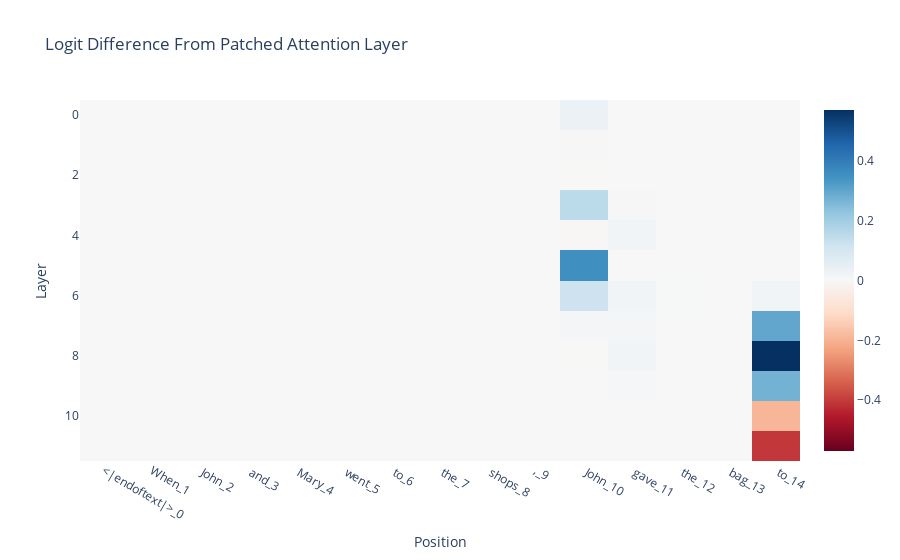

This figure's notebook cell:
### Markdown cell above
We see that several attention layers are significant but that, matching the residual stream results, early layers matter on the second subject token, and later layers matter on the final token, and layers essentially don't matter on any other token. Extremely localised! As with direct logit attribution, layer 9 is positive and layers 10 and 11 are not, suggesting that the late layers only matter for direct logit effects, but we also see that layers 7 and 8 matter significantly. Presumably these are the heads that move information about which name is duplicated from the second subject token to the final token.

### Code cell
imshow(
    patched_attn_diff,
    x=prompt_position_labels,
    title="Logit Difference From Patched Attention Layer",
    labels={"x": "Position", "y": "Layer"},
)

### Figure 1 — Plotly figure (JSON) as saved in the notebook; plotly's stock layout.template omitted (floating-point values rounded to 4 significant figures; data arrays with more than 128 entries replaced by an {"elided": "..."} marker saying what was removed)
{"data": [{"coloraxis": "coloraxis", "hovertemplate": "Position: %{x}<br>Layer: %{y}<br>color: %{z}<extra></extra>", "name": "0", "type": "heatmap", "x": ["<|endoftext|>_0", "When_1", " John_2", " and_3", " Mary_4", " went_5", " to_6", " the_7", " shops_8", ",_9", " John_10", " gave_11", " the_12", " bag_13", " to_14"], "xaxis": "x", "yaxis": "y", "z": {"elided": "12x15 float values"}}], "layout": {"coloraxis": {"cmid": 0, "colorscale": [[0, "rgb(103,0,31)"], [0.1, "rgb(178,24,43)"], [0.2, "rgb(214,96,77)"], [0.3, "rgb(244,165,130)"], [0.4, "rgb(253,219,199)"], [0.5, "rgb(247,247,247)"], [0.6, "rgb(209,229,240)"], [0.7, "rgb(146,197,222)"], [0.8, "rgb(67,147,195)"], [0.9, "rgb(33,102,172)"], [1, "rgb(5,48,97)"]]}, "title": {"text": "Logit Difference From Patched Attention Layer"}, "xaxis": {"anchor": "y", "constrain": "domain", "domain": [0, 1], "scaleanchor": "y", "title": {"text": "Position"}}, "yaxis": {"anchor": "x", "autorange": "reversed", "constrain": "domain", "domain": [0, 1], "title": {"text": "Layer"}}}}
